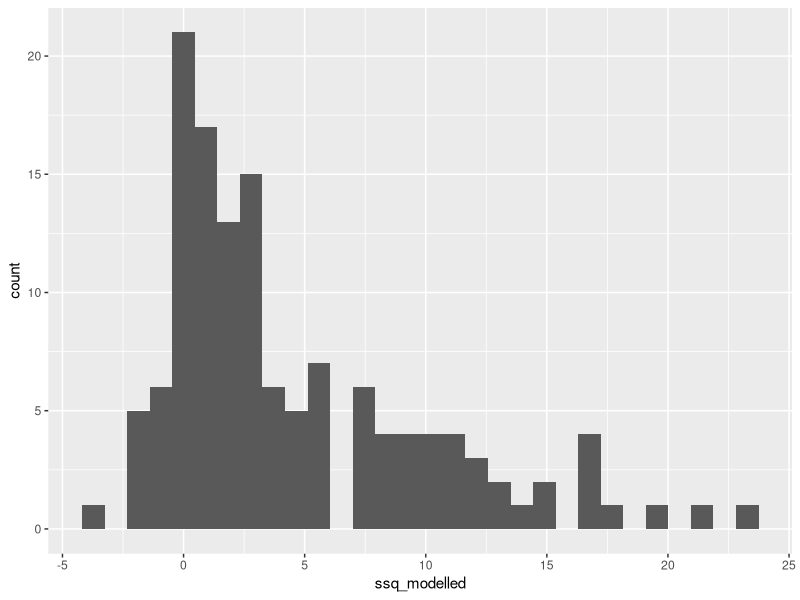
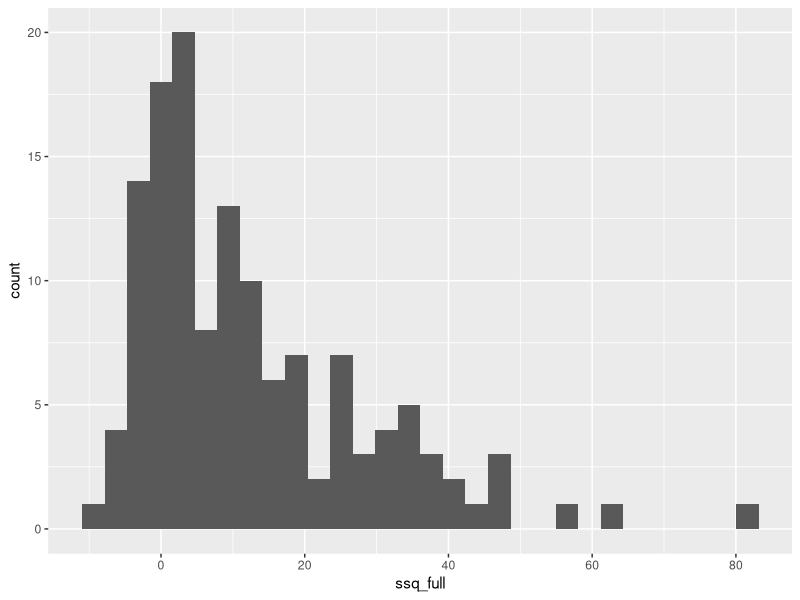
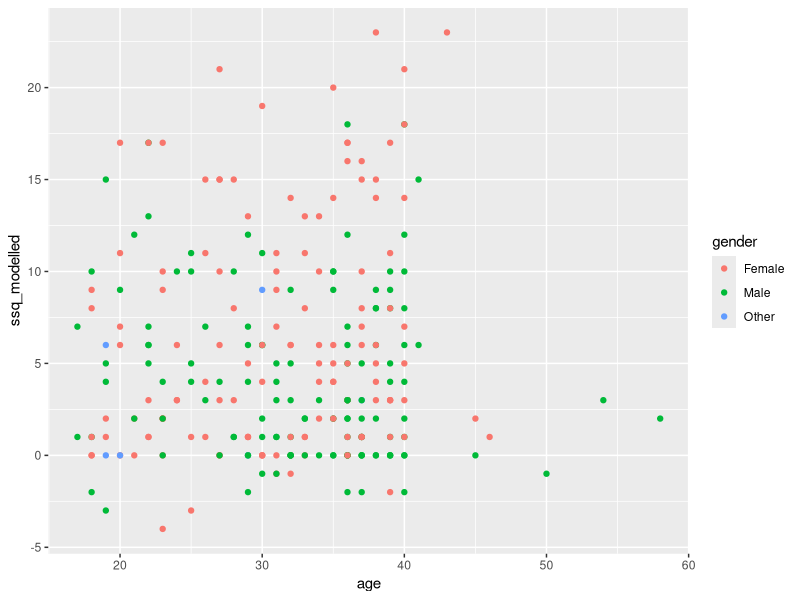
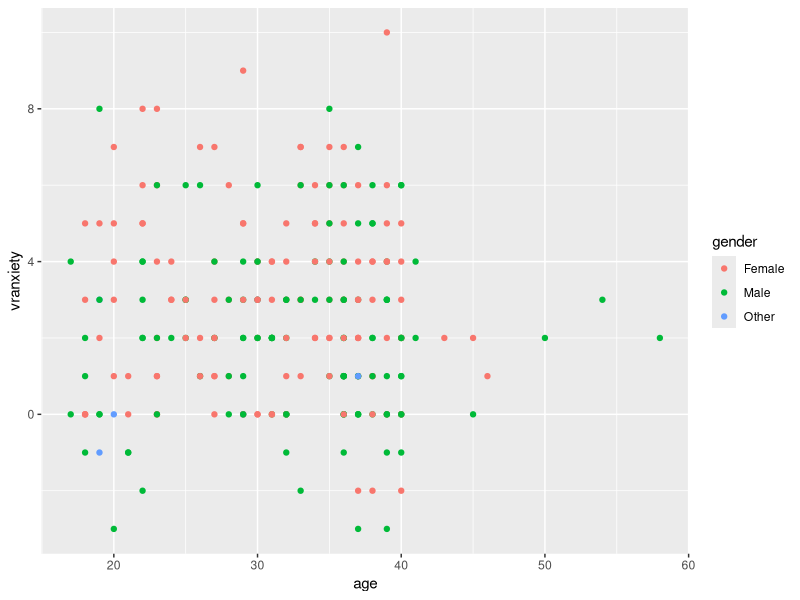
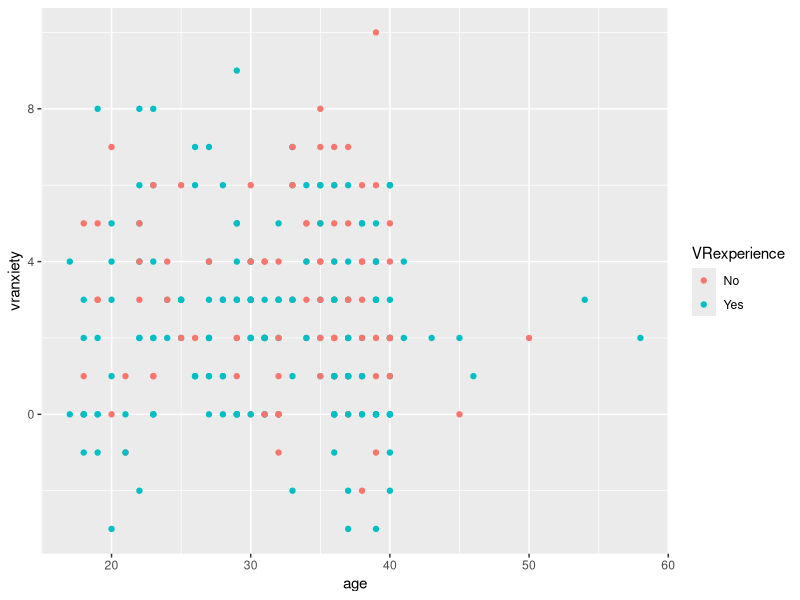
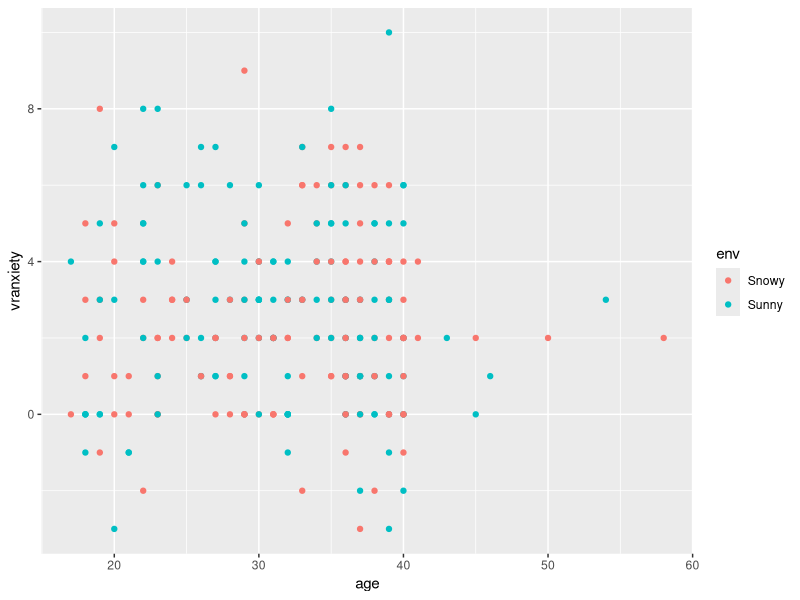
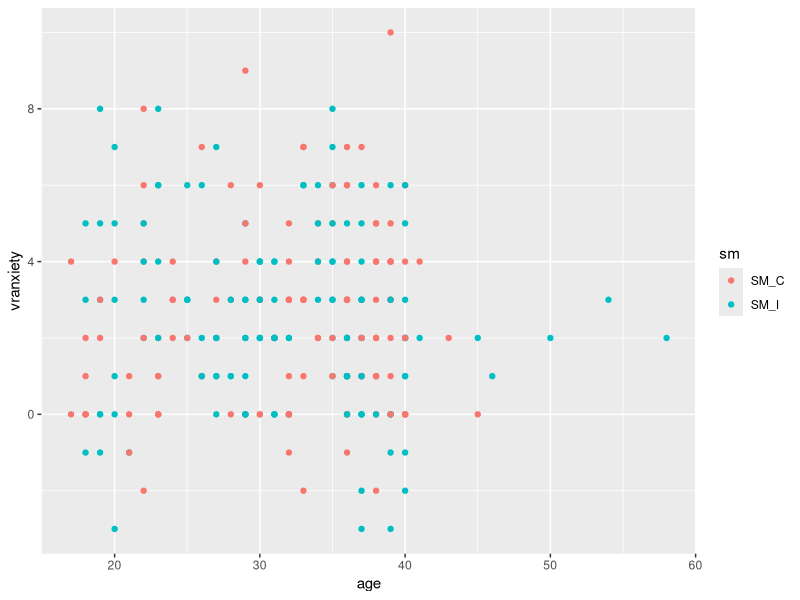

These figures' R source, in order:
## ---- chunk 1
library(readxl)
variables = read_excel("all_data.xlsx", sheet = 1)
exp1 = read_excel("all_data.xlsx", sheet = 2)
exp2 = read_excel("all_data.xlsx", sheet = 3)
exp3 = read_excel("all_data.xlsx", sheet = 4)
pooled_data = read_excel("all_data.xlsx", sheet = 5)
## ---- chunk 2
summary(exp1)
exp1$ssq_modelled

## ---- chunk 3
library(tidyverse)
ggplot(exp1, aes(x=ssq_modelled)) + geom_histogram()
ggplot(exp1, aes(x=ssq_full)) + geom_histogram()

## ---- chunk 4
no_sm_polled = filter(pooled_data, sm == "NO_SM")
sm_polled = filter(pooled_data, sm == "SM_I" | sm == "SM_C")

## ---- chunk 5

## ---- chunk 6
# variables to be controlled, prior vr experience, gender, environment, choice/nochoice
ggplot(sm_polled, aes(x=age,y=ssq_modelled, color=gender)) + 
  geom_point() 

ggplot(sm_polled, aes(x=age,y=vranxiety, color=gender)) + 
  geom_point() 


ggplot(sm_polled, aes(x=age,y=vranxiety,color = VRexperience)) + 
  geom_point()

ggplot(sm_polled, aes(x=age,y=vranxiety,color = env)) + 
  geom_point()

ggplot(sm_polled, aes(x=age,y=vranxiety,color = sm)) + 
  geom_point()
## ---- chunk 7
#linear regression by group
library(broom)
fitted_models = sm_polled %>% group_by(gender,VRexperience,sm) %>% do(model = lm(vranxiety ~ age + I(age^2) + I(age^3)+I(age^4), data = .))
summary(fitted_models$model[[1]])
summary(fitted_models$model[[2]])
summary(fitted_models$model[[3]])
summary(fitted_models$model[[4]])
summary(fitted_models$model[[5]])
summary(fitted_models$model[[6]])
summary(fitted_models$model[[7]])
summary(fitted_models$model[[8]])
## ---- chunk 8
library(broom)
fitted_models = sm_polled %>% group_by(VRexperience) %>% do(model = lm(vranxiety ~ age, data = .))
summary(fitted_models$model[[1]])
summary(fitted_models$model[[2]])

